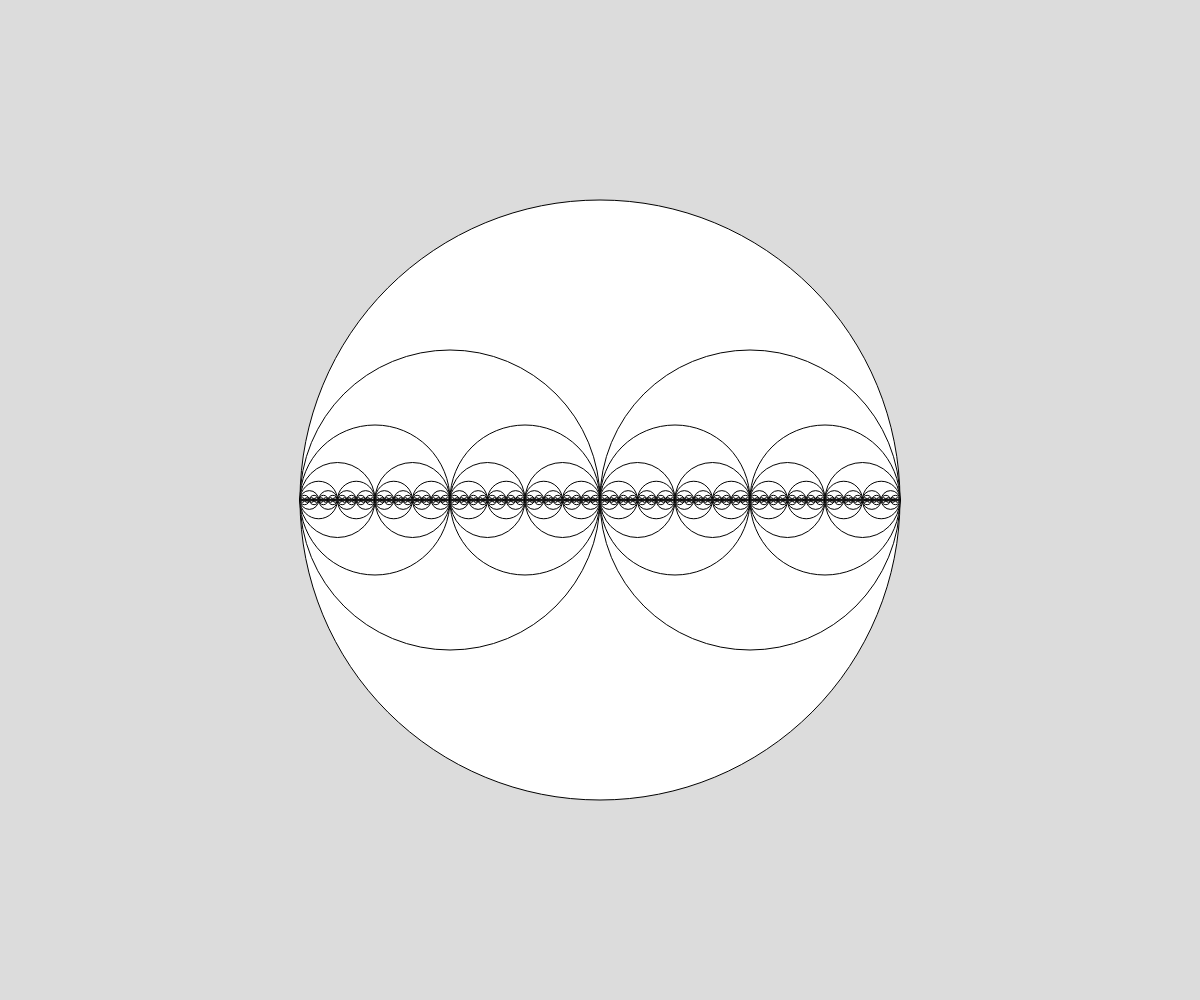
Frame 1 (no input)
Frame 60 (no input): identical to frame 1, image omitted
Frame 120 (the mouse pressed at the canvas centre since frame 60): identical to frame 1, image omitted

The p5.js sketch that drew this single still picture (run headless with seeded random() and noise() and a simulated clock; from frame 60 on, the mouse is pressed at the canvas centre):

// p5.js sketch
// ── sketch.js
// Fractal circle demo
// using recursion



function setup() {
  createCanvas(windowWidth, windowHeight);
}

function draw() {
  background(220);

  recursiveCircle(width/2,height/2,width/4);
}

function recursiveCircle(x,y,radius) {
  circle(x,y,radius*2);

  // exit
  if (radius > 1) {
    recursiveCircle(x - radius/2, y, radius/2);
    recursiveCircle(x + radius/2, y, radius/2);
  }

}
